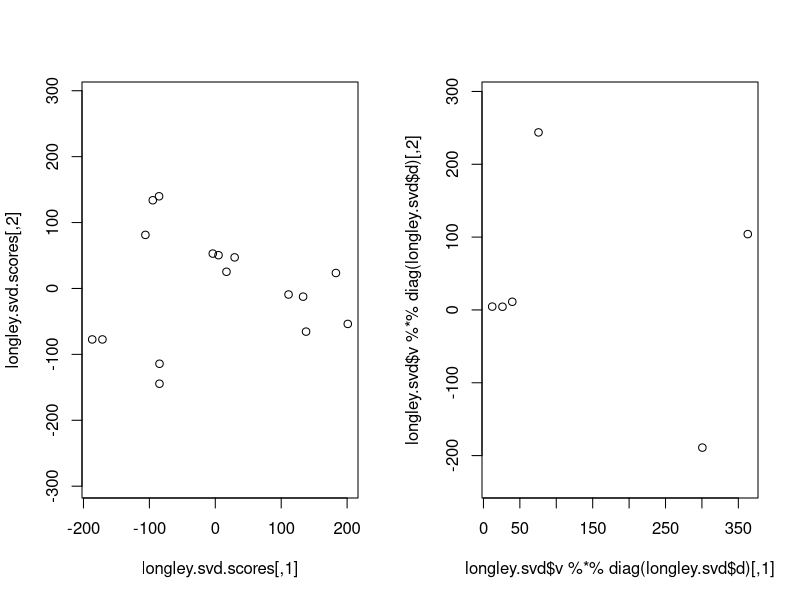
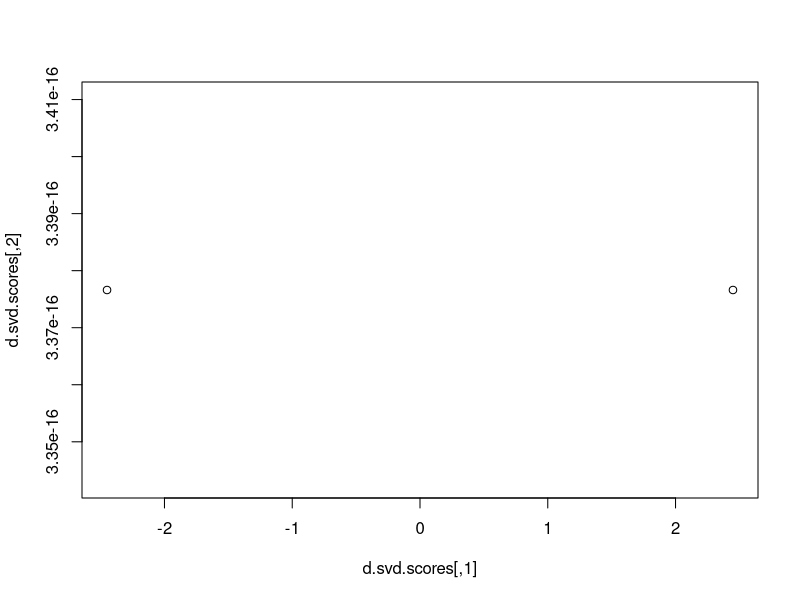

Recreate these plots in R, in order.
longley.dat <- cbind(longley[1:5], longley[7])
longley.dat.small <- longley.dat[1:4,]

longley.svd <- svd(scale(longley.dat, center=T, scale=F))
longley.pca <- prcomp(longley.dat)

sum.of.sq <- sum(longley.svd$d ** 2)

unlist(lapply(longley.svd$d, function(val) { (val ** 2) / sum.of.sq * 100 }))
summary(longley.pca)


longley.svd.scores <- longley.svd$u %*% diag(longley.svd$d)
longley.pca.scores <- longley.pca$x

scores.starting.at.zero <- apply(longley.pca$x, 2, function(col) { col + abs(min(col)) })

par(mfrow=c(1,2))
## plot(longley.pca.scores, asp=1)
plot(longley.svd.scores, asp=1)
plot(longley.svd$v %*% diag(longley.svd$d), asp=1)

par(mfrow=c(1,1))
dat <- read.table("spec/test_files/biom_six_sample_two_leaves.txt", header=T, sep="\t")
d <- scale(dat[2:7], center=T, scale=F)
d.svd <- svd(d)
d.svd.scores <- d.svd$u %*% diag(d.svd$d)
d.svd.scores
plot(d.svd.scores)

d.pca <- prcomp(d)
d.pca.scores <- d.pca$x




longley.dat.small.svd <- svd(scale(longley.dat.small, center=T, scale=F))
longley.dat.small.svd.scores <- longley.dat.small.svd$u %*% diag(longley.dat.small.svd$d)
longley.dat.small.svd.scores
